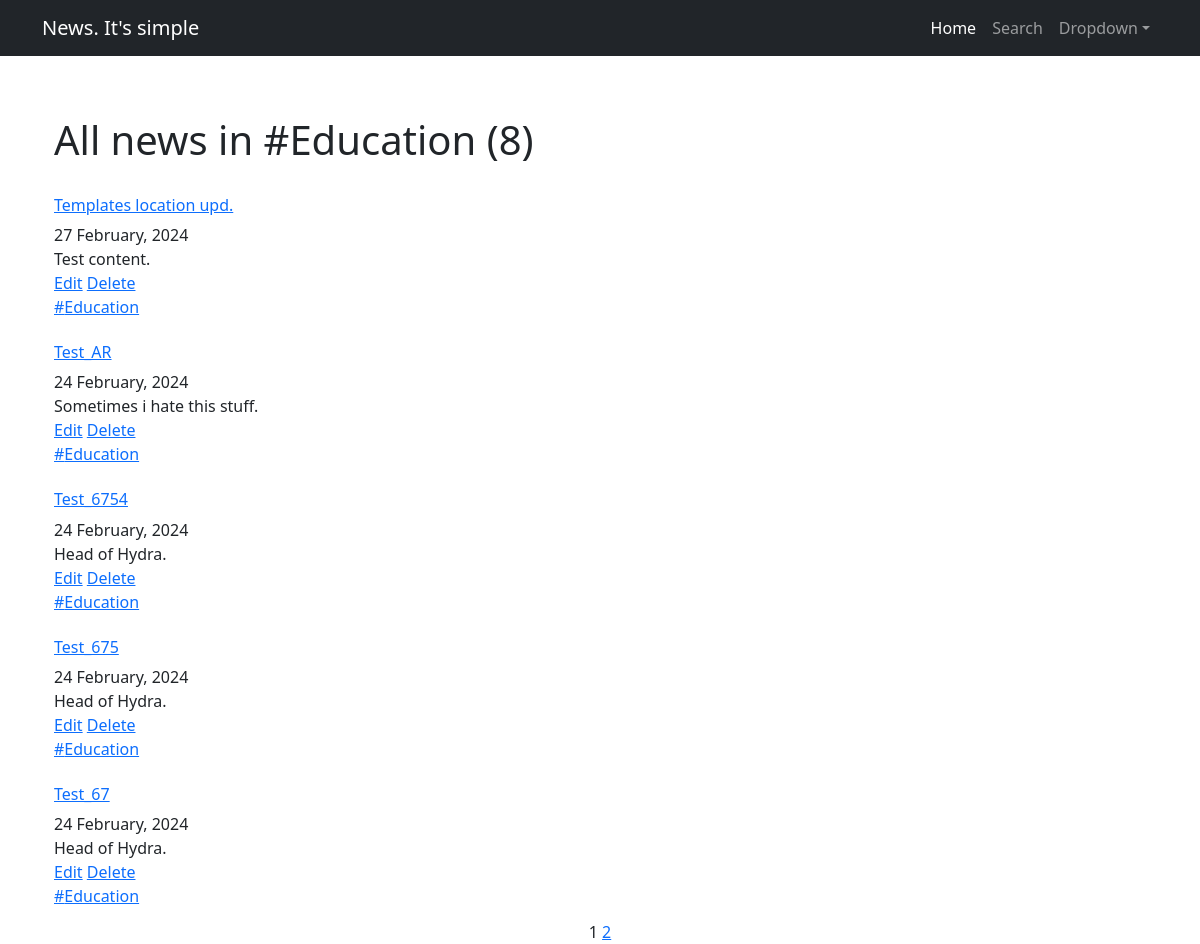
Page /news/category/1 on the earlier database version.
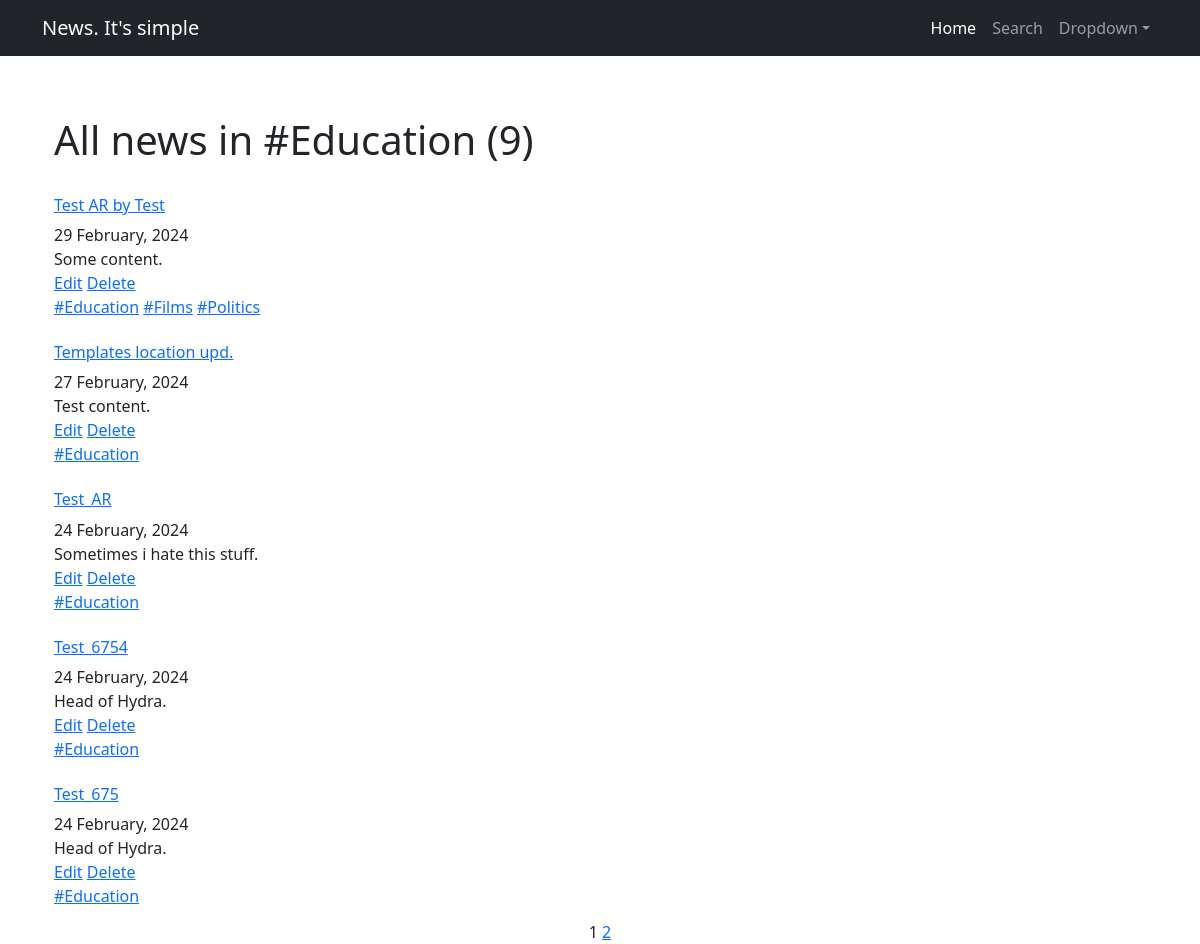
Same page on the later database version.
### news/models.py (models this page shows, shortened)
class Post(models.Model):
    article = 'AR'
    news = 'NE'
    SIZE = [
        (article, 'Article'),
        (news, 'News')
    ]
    author = models.ForeignKey(Author, on_delete=models.CASCADE)
    size = models.CharField(max_length=2,
                            choices=SIZE,
                            default=news)
    pub_date = models.DateTimeField(auto_now_add=True)
    category = models.ManyToManyField(Category, through='PostCategory')
    headline = models.CharField(max_length=60)
    content = models.TextField()
    rating = models.IntegerField(default=0)
    def __str__(self):
        return f'{self.headline}: {self.content[:40]}'

class Category(models.Model):
    name = models.CharField(max_length=50, unique=True)
    subscribers = models.ManyToManyField(User, blank=True, null=True, related_name='categories')
    def __str__(self):
        return self.name.title()

### news/views.py (the view)
# urls.py: path('category/<int:pk>', CategoryListView.as_view(), name='category_news'),
class CategoryListView(PostsListView):
    model = Post
    template_name = 'news/category_list.html'
    context_object_name = 'category_news'
    def get_queryset(self):
        self.category = get_object_or_404(Category, id=self.kwargs['pk'])
        queryset = Post.objects.filter(category=self.category).order_by('-pub_date')
        pprint(queryset)
        return queryset
    def get_context_data(self, **kwargs):
        context = super().get_context_data(**kwargs)
        context['is_not_subscriber'] = self.request.user not in self.category.subscribers.all()
        context['category'] = self.category
        pprint(context)
        return context

### news/templatetags/custom_filters.py (called while the page is built)
@register.filter()
def censor(value):
    try:
        censored_text = ''
        for word in value.split():
            if word.strip('.,:;!?').lower() in SWEAR_WORDS:
                censored_text += word[0] + '*' * len(word[1:-1]) + word[-1] + ' '
            else:
                censored_text += word + ' '
        return censored_text
    except AttributeError as e:
        return f'{e} (string only)'

### templates/news/category_list.html (shortened to what this page needs)
{% extends 'flatpages/default.html' %}
{% load custom_filters %}
{% block content %}
    <h1 class="space-h">All news in #{{ category }} ({{ paginator.count }})</h1>
    {% if category_news %}
        {% for single in category_news %}
            <div class="space-12">
                <a href="{% url 'single_detail' single.id %}"><h6>{{ single.headline|censor }}</h6></a>
                {{ single.pub_date|date:'d F, Y' }}<br>
                {{ single.content|truncatewords:20|censor }}<br>
                {% if single.size == "AR" %}
                    <a href="{% url 'articles_update' single.id %}">Edit</a>
                    <a href="{% url 'articles_delete' single.id %}">Delete</a>
                {% else %}
                    <a href="{% url 'news_update' single.id %}">Edit</a>
                    <a href="{% url 'news_delete' single.id %}">Delete</a>
                {% endif %}<br>
                {% for category in single.category.all %}
                    <a href="{% url 'category_news' category.id %}">#{{ category }}</a>
                {% endfor %}
            </div>
        {% endfor %}
    {% else %}
        <h4>Why is there no news here?</h4>
    {% endif %}
    {% if is_paginated %}
        {% for num in page_obj.paginator.page_range %}
            {% if page_obj.number == num %}
                <a>{{ num }}</a>
            {% elif num > page_obj.number|add:'-2' and num < page_obj.number|add:'3' %}
                <a href="?page={{ num }}&{{ params }}">{{ num }}</a>
            {% endif %}
        {% endfor %}
    {% endif %}
{% endblock content %}

Differences in the rows shown:
no longer on this page (row unchanged): Post: headline|censor "Test_67", pub_date "24 February, 2024", content|censor "Head of Hydra.", size "Edit", Category (name "Education")
added Post: headline|censor "Test AR by Test", pub_date "29 February, 2024", content|censor "Some content.", size "Edit", Category (name "Education")
now on this page (row unchanged): Category: name "Films", shown under "Test AR by Test"
now on this page (row unchanged): Category: name "Politics", shown under "Test AR by Test"
Other differences:
{{ paginator.count }}: "8" → "9"
